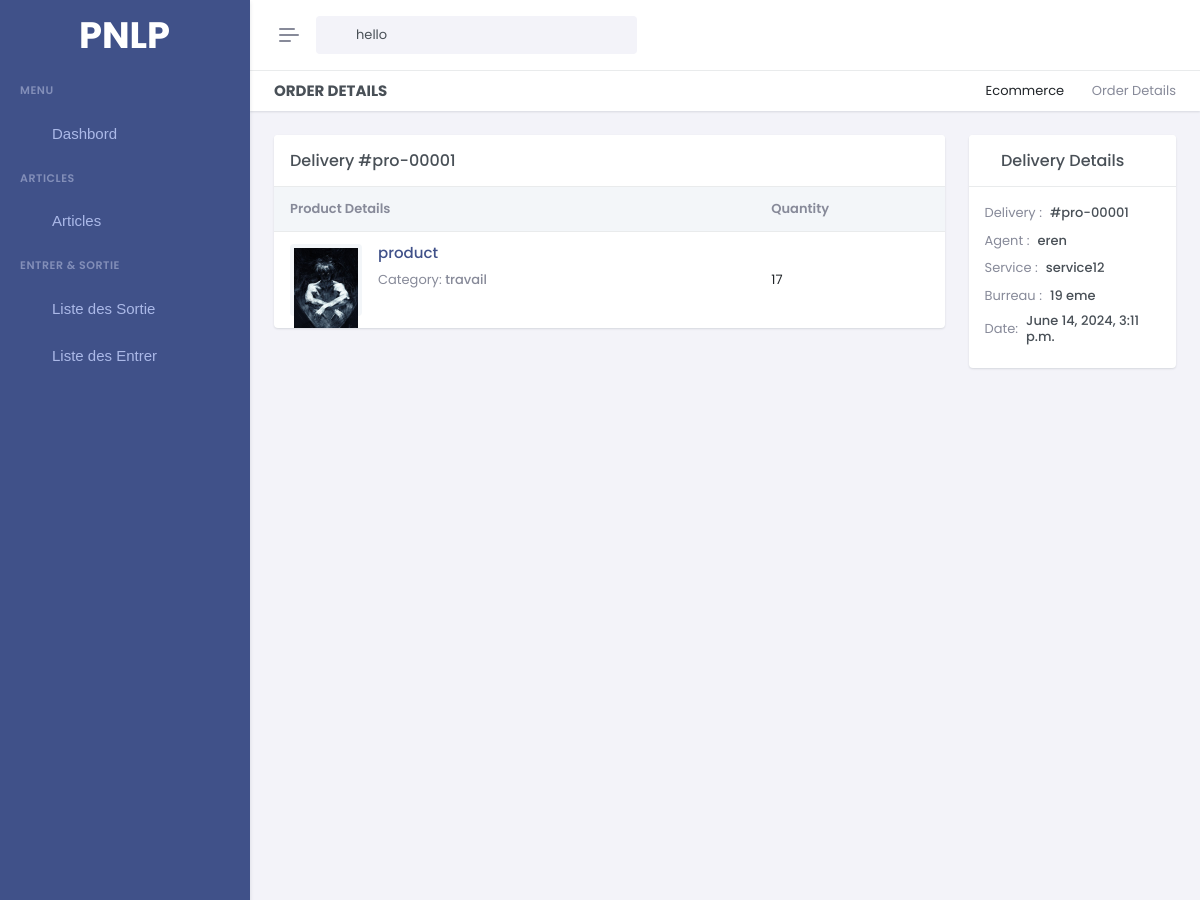
The app's page /delivery-detail/pro-00001 (upper part), older data.
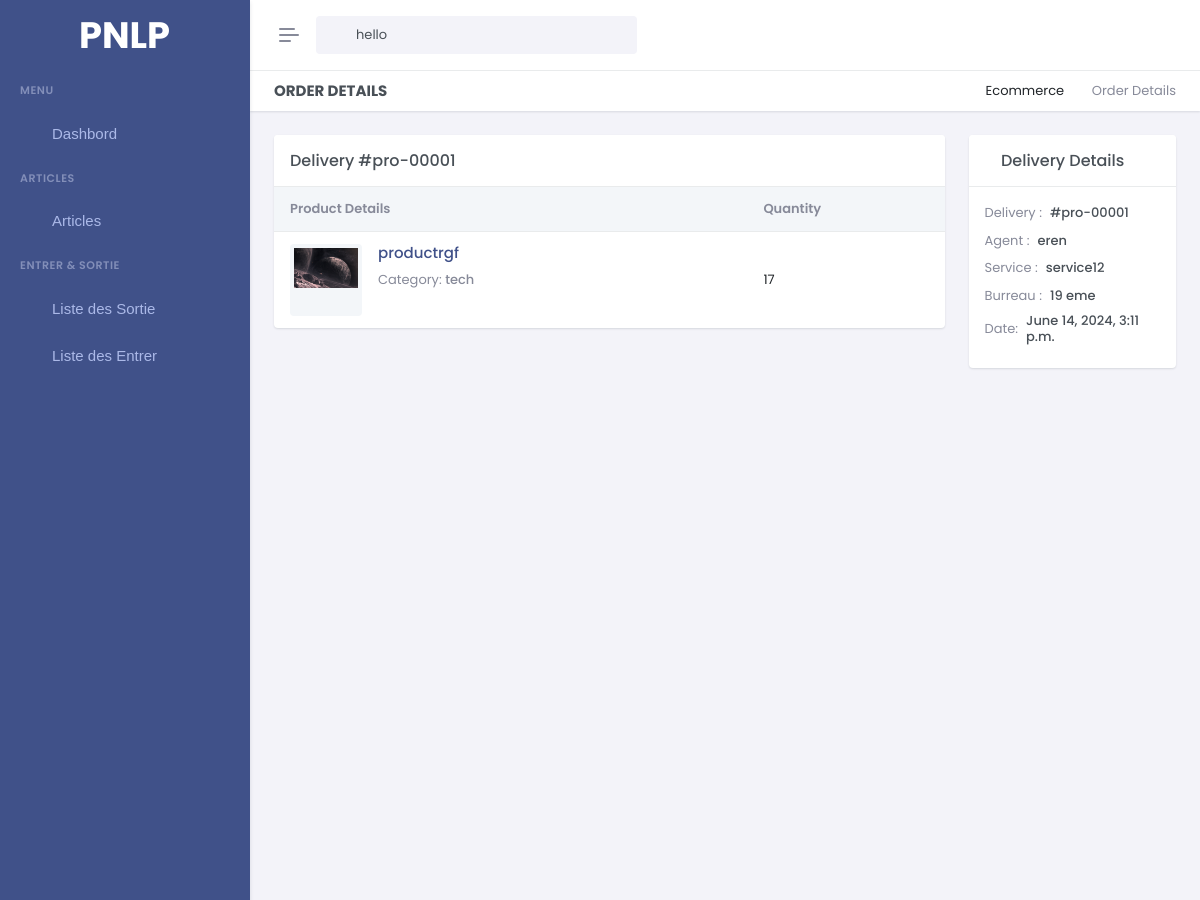
The same page, newer data.
### gestion/models.py (models this page shows, shortened)
class DeliveryProduct(models.Model):
    delivery = models.ForeignKey(Delivery,on_delete=models.SET_NULL , null=True)
    product = models.ForeignKey(Product,on_delete=models.CASCADE)
    quantity = models.PositiveIntegerField()

class Product(models.Model):
    pid = ShortUUIDField(unique=True, length=10, max_length= 20 , alphabet='abcdefghijklmnopqrstuvwxyz1234567890' , editable=False,  prefix='Prod-')
    title = models.CharField(max_length=100, default='untitle product')
    category = models.ForeignKey(Category,on_delete=models.SET_NULL , null=True , related_name='category')
    quantity = models.PositiveIntegerField()
    description = models.TextField()
    image = models.ImageField(default="./new-document.png", null = False,blank= False, upload_to='product_image' )
    created_at = models.DateTimeField(auto_now_add=True)
    updated_at = models.DateTimeField(auto_now=True)

class Category(models.Model):
    cid = ShortUUIDField(unique=True, length=10, max_length= 20 , alphabet='abcdefghijklmnopqrstuvwxyz1234567890' , editable=False,  prefix='Cat-')
    title = models.CharField(max_length=100, default='untitle category')
    created_at = models.DateTimeField(auto_now_add=True)
    updated_at = models.DateTimeField(auto_now=True)
    def __str__(self):
        return self.title

### gestion/views.py (the view)
# urls.py: path('delivery-detail/<did>' ,DeliveryDetail, name='delivery'),
def DeliveryDetail(request, did) :
    delivery = Delivery.objects.get(did=did)
    products = DeliveryProduct.objects.filter(delivery=delivery.id)
    context = {
        'delivery':delivery,
        'products':products,
    }
    return render(request, 'pages/deliveries/delivery-detail.html', context)

### gestion/context_processor.py (called while the page is built)
def is_admin(user):
    try:
        admin_profile = AdminProfile.objects.get(user=user)
        return True
    except AdminProfile.DoesNotExist:
        return False

### userauth/models.py (called while the page is built)
    def __str__(self):
        return self.username

### templates/pages/deliveries/delivery-detail.html (shortened to what the changed rows need)
{% extends 'base/base.html' %}
{% load static %}
{% block 'content' %}
<div class="main-content">
    <div class="page-content">
        <div class="container-fluid">
            <div class="row">
                <div class="col-xl-9">
                    <div class="card">
                        <div class="card-body">
                            <div class="table-responsive table-card">
                                <table class="table table-nowrap align-middle table-borderless mb-0">
                                    <thead class="table-light text-muted">
                                        <tr>
                                            <th scope="col">Product Details</th>
                                            <th scope="col">Quantity</th>
                                        </tr>
                                    </thead>
                                    <tbody>
                                        {% for product in products %}
                                        <tr>
                                            <td>
                                                <div class="d-flex">
                                                    <div class="flex-shrink-0 avatar-md bg-light rounded p-1">
                                                        <img src="{{product.product.image.url}}" alt="" class="img-fluid d-block">
                                                    </div>
                                                    <div class="flex-grow-1 ms-3">
                                                        <h5 class="fs-15"><a href="apps-ecommerce-product-details.html" class="link-primary">{{product.product.title}}</a></h5>
                                                        <p class="text-muted mb-0">Category: <span class="fw-medium">{{product.product.category}}</span></p>
                                                    </div>
                                                </div>
                                            </td>
                                            <td class="m-auto">{{product.quantity}}</td>
                                        </tr>
                                        {% endfor %}
                                    </tbody>
                                </table>
                            </div>
                        </div>
                    </div>
                </div>
            </div>
        </div>
    </div>
</div>
{% endblock %}

Row changes from the older to the newer data that the page shows:
changed through a linked row, DeliveryProduct: product.image: a different picture; product "product" → "productrgf"; product.category "travail" → "tech"
